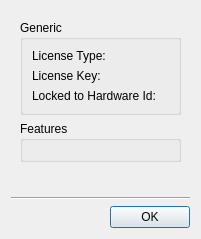
<?xml version="1.0" encoding="UTF-8"?>
<ui version="4.0">
 <class>LicenseDetailsDialog</class>
 <widget class="QDialog" name="LicenseDetailsDialog">
  <property name="windowModality">
   <enum>Qt::ApplicationModal</enum>
  </property>
  <property name="geometry">
   <rect>
    <x>0</x>
    <y>0</y>
    <width>400</width>
    <height>222</height>
   </rect>
  </property>
  <property name="sizePolicy">
   <sizepolicy hsizetype="Fixed" vsizetype="Fixed">
    <horstretch>0</horstretch>
    <verstretch>0</verstretch>
   </sizepolicy>
  </property>
  <property name="windowTitle">
   <string>License Details</string>
  </property>
  <property name="modal">
   <bool>true</bool>
  </property>
  <layout class="QVBoxLayout" name="verticalLayout">
   <property name="sizeConstraint">
    <enum>QLayout::SetFixedSize</enum>
   </property>
   <item>
    <widget class="QWidget" name="widget" native="true">
     <layout class="QVBoxLayout" name="verticalLayout_3">
      <item>
       <widget class="QGroupBox" name="groupBox">
        <property name="title">
         <string>Generic</string>
        </property>
        <property name="flat">
         <bool>true</bool>
        </property>
        <layout class="QVBoxLayout" name="verticalLayout_2">
         <item>
          <layout class="QHBoxLayout" name="horizontalLayout_2" stretch="0,1">
           <item>
            <widget class="QLabel" name="label">
             <property name="text">
              <string>License Type:</string>
             </property>
            </widget>
           </item>
           <item>
            <widget class="QLabel" name="licenseTypeLabel"/>
           </item>
          </layout>
         </item>
         <item>
          <layout class="QHBoxLayout" name="horizontalLayout_3" stretch="0,1">
           <item>
            <widget class="QLabel" name="label_5">
             <property name="text">
              <string>License Key:</string>
             </property>
            </widget>
           </item>
           <item>
            <widget class="QLabel" name="licenseKeyLabel"/>
           </item>
          </layout>
         </item>
         <item>
          <layout class="QHBoxLayout" name="horizontalLayout_4" stretch="0,1">
           <item>
            <widget class="QLabel" name="label_6">
             <property name="text">
              <string>Locked to Hardware Id:</string>
             </property>
            </widget>
           </item>
           <item>
            <widget class="QLabel" name="licenseHwidLabel"/>
           </item>
          </layout>
         </item>
        </layout>
       </widget>
      </item>
      <item>
       <widget class="QGroupBox" name="featuresGroupBox">
        <property name="title">
         <string>Features</string>
        </property>
        <property name="flat">
         <bool>true</bool>
        </property>
        <layout class="QFormLayout" name="featuresLayout">
         <property name="fieldGrowthPolicy">
          <enum>QFormLayout::AllNonFixedFieldsGrow</enum>
         </property>
        </layout>
       </widget>
      </item>
      <item>
       <widget class="QLabel" name="errorLabel">
        <property name="text">
         <string notr="true">&lt;This license type requires higher software version.&gt;</string>
        </property>
       </widget>
      </item>
     </layout>
    </widget>
   </item>
   <item>
    <widget class="Line" name="line">
     <property name="orientation">
      <enum>Qt::Horizontal</enum>
     </property>
    </widget>
   </item>
   <item>
    <widget class="QDialogButtonBox" name="buttonBox">
     <property name="standardButtons">
      <set>QDialogButtonBox::Ok</set>
     </property>
    </widget>
   </item>
  </layout>
 </widget>
 <resources/>
 <connections/>
</ui>
